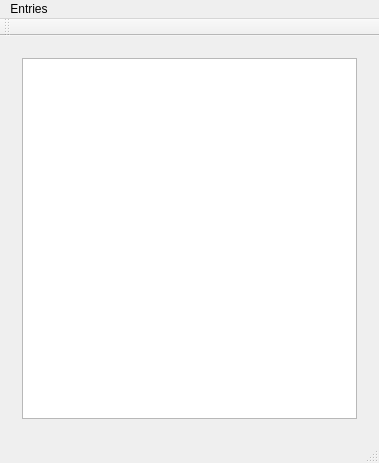
<?xml version="1.0" encoding="UTF-8"?>
<ui version="4.0">
 <class>MainWindow</class>
 <widget class="QMainWindow" name="MainWindow">
  <property name="geometry">
   <rect>
    <x>0</x>
    <y>0</y>
    <width>379</width>
    <height>463</height>
   </rect>
  </property>
  <property name="windowTitle">
   <string>MainWindow</string>
  </property>
  <widget class="QWidget" name="centralWidget">
   <layout class="QGridLayout" name="gridLayout">
    <item row="1" column="0">
     <widget class="QStackedWidget" name="stackedWidget">
      <property name="currentIndex">
       <number>0</number>
      </property>
      <widget class="QWidget" name="listPage">
       <layout class="QGridLayout" name="gridLayout_2">
        <item row="0" column="0">
         <widget class="QListWidget" name="listWidget"/>
        </item>
       </layout>
      </widget>
      <widget class="QWidget" name="detailPage">
       <layout class="QGridLayout" name="gridLayout_3">
        <item row="0" column="0">
         <widget class="QLabel" name="label">
          <property name="text">
           <string>Name:</string>
          </property>
         </widget>
        </item>
        <item row="0" column="1">
         <widget class="QLineEdit" name="nameEdit"/>
        </item>
        <item row="1" column="0">
         <widget class="QLabel" name="label_2">
          <property name="text">
           <string>Birthday:</string>
          </property>
         </widget>
        </item>
        <item row="1" column="1">
         <widget class="QDateEdit" name="birthdayEdit"/>
        </item>
        <item row="2" column="0">
         <widget class="QLabel" name="label_3">
          <property name="text">
           <string>Address:</string>
          </property>
         </widget>
        </item>
        <item row="2" column="1">
         <widget class="QPlainTextEdit" name="addressEdit"/>
        </item>
        <item row="3" column="0">
         <widget class="QLabel" name="label_4">
          <property name="text">
           <string>PhoneNumbers:</string>
          </property>
         </widget>
        </item>
        <item row="3" column="1">
         <widget class="QPlainTextEdit" name="phonenubmerEdit"/>
        </item>
        <item row="4" column="0" colspan="2">
         <widget class="QDialogButtonBox" name="buttonBox">
          <property name="standardButtons">
           <set>QDialogButtonBox::Discard|QDialogButtonBox::Reset|QDialogButtonBox::Save</set>
          </property>
         </widget>
        </item>
       </layout>
      </widget>
     </widget>
    </item>
   </layout>
  </widget>
  <widget class="QMenuBar" name="menuBar">
   <property name="geometry">
    <rect>
     <x>0</x>
     <y>0</y>
     <width>379</width>
     <height>22</height>
    </rect>
   </property>
   <widget class="QMenu" name="menuEntries">
    <property name="title">
     <string>Entries</string>
    </property>
    <addaction name="actionAdd"/>
    <addaction name="actionEdit"/>
    <addaction name="actionRemove"/>
   </widget>
   <addaction name="menuEntries"/>
  </widget>
  <widget class="QToolBar" name="mainToolBar">
   <attribute name="toolBarArea">
    <enum>TopToolBarArea</enum>
   </attribute>
   <attribute name="toolBarBreak">
    <bool>false</bool>
   </attribute>
  </widget>
  <widget class="QStatusBar" name="statusBar"/>
  <action name="actionAdd">
   <property name="text">
    <string>Add</string>
   </property>
  </action>
  <action name="actionEdit">
   <property name="text">
    <string>Edit</string>
   </property>
  </action>
  <action name="actionRemove">
   <property name="text">
    <string>Remove</string>
   </property>
  </action>
 </widget>
 <layoutdefault spacing="6" margin="11"/>
 <resources/>
 <connections/>
</ui>
